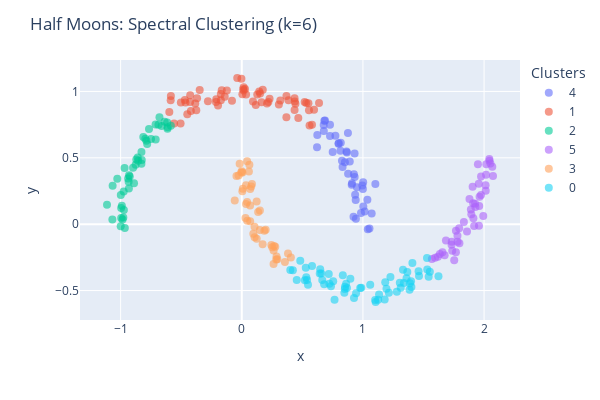

The notebook cell saved with this chart:
### Code cell
ym_s6 = SpectralClustering(n_clusters=6, affinity='nearest_neighbors', 
                              n_neighbors=20, assign_labels='kmeans').fit_predict(Xm)

cv_m.plot_clusters(ym_s6, title='Half Moons: Spectral Clustering (k=6)')
